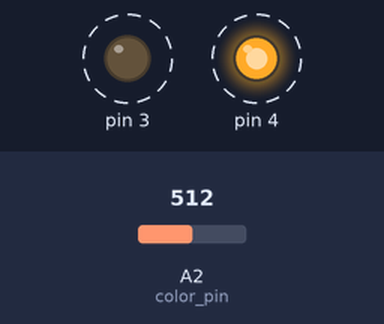
Bench run of a sketch on a simulated Arduino Uno, built with avr-gcc and run on an emulated ATmega328P. Shown: output pins drawn as LEDs (lit = HIGH). Dashed ring = blinking. The test bench sets the inputs (shaded band); at power-on: A2 (color_pin) = 512. What the sketch prints to the serial monitor is not drawn.

Above: at 1.29 s.
1.3 s: A2 (color_pin) set to 539
4.3 s: A2 (color_pin) set to 559
Timing chart, 0 to 13.3 s (numbered marks = the images above; inputs shaded):
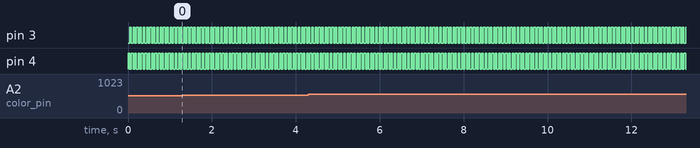

Measured:
- by itself, pin 3, pin 4: alternates HIGH for 0.04 s and LOW for 0.04 s

The sketch:

lightDetection.ino
```cpp
#define color_pin A2

void setup() {
  pinMode(color_pin, INPUT);
  pinMode(4,OUTPUT);
  pinMode(3,OUTPUT);
  Serial.begin(9600);
  digitalWrite(19,HIGH);
}

void loop() {
  // put your main code here, to run repeatedly:
  int red = 0;
  int blue = 0;
  digitalWrite(4,HIGH);
  digitalWrite(3,LOW);
  blue = analogRead(color_pin);
  delay(40);

  digitalWrite(3,HIGH);
  digitalWrite(4,LOW);
  red = analogRead(color_pin);
  delay(40);

  // Serial.print("red: ");
  // Serial.print(red);
  // Serial.print(" ");
  // Serial.print("blue: ");
  // Serial.println(blue);
  if (red > 800) {
    if (blue > 680) {
      Serial.println("yellow");
    }else{
      Serial.println("red");
    }
  } else {
    if (blue > 550) {
      Serial.println("blue");
    }else{
      Serial.println("black");
    }
  }


}
```

Motor.cpp
```cpp
#include "motor.h"

Motor::Motor()
{

}

Motor::Motor_set(int pin1, int pin2, float ratio)
{
  PinA = pin1;
  PinB = pin2;
  ratio = ratio;
  init();
}

Motor::init(){
  pinMode(PinA, OUTPUT);
  pinMode(PinB, OUTPUT);
}

Motor::drive(int speed, bool dir){


  if(dir){
    analogWrite(PinA,speed);//*ratio);
    digitalWrite(PinB,LOW);
  }else{
    digitalWrite(PinA,LOW);
    analogWrite(PinB,speed);//*ratio);
  }
}
```

Motor.h
```cpp
// Motor.h
#ifndef MOTOR_H
#define MOTOR_H

#include <Arduino.h>

class Motor {
  private:
    int PinA;
    int PinB;
    float ratio;
    init();


  public:
    Motor();
    Motor_set(int pin1, int pin2, float ratio);
    drive(int speed, bool dir);
};

#endif
```

Power.cpp
```cpp
//power.h
#include "Power.h"

Power::Power() {

}

Power::Power_set(int pin1, int pin2) {
  pinArdu = pin1;
  pinBread = pin2;
  init();
}

Power::init(){
  pinMode(pinArdu, INPUT_PULLUP);
  pinMode(pinBread, INPUT_PULLUP);
}

Power::readPower() {
  voltArdu = (analogRead(pinArdu) * 5.0) / 1024.0;
  voltBread = (analogRead(pinBread) * 5.0) / 1024.0;
  if (voltArdu >= 4.165) {
    levelArdu = 2;
  }
  else if (voltArdu >= 3.7475) {
    levelArdu = 1;
  }
  else {
    levelArdu = 0;
  }
  if (voltBread >= 4.165) {
    levelBread = 2;
  }
  else if (voltBread >= 3.7475) {
    levelBread = 1;
  }
  else {
    levelBread = 0;
  }
}
```

Power.h
```cpp
// Power.h
#ifndef POWER_H
#define POWER_H

#include <Arduino.h>

class Power {
  private:
    int pinArdu;
    int pinBread;
    init();

  public:
    float voltArdu;
    float voltBread;
    int levelArdu;
    int levelBread;
    Power();
    readPower();
    Power_set(int pin1, int pin2);
    //drive(int speed, bool dir);
};

#endif
```
